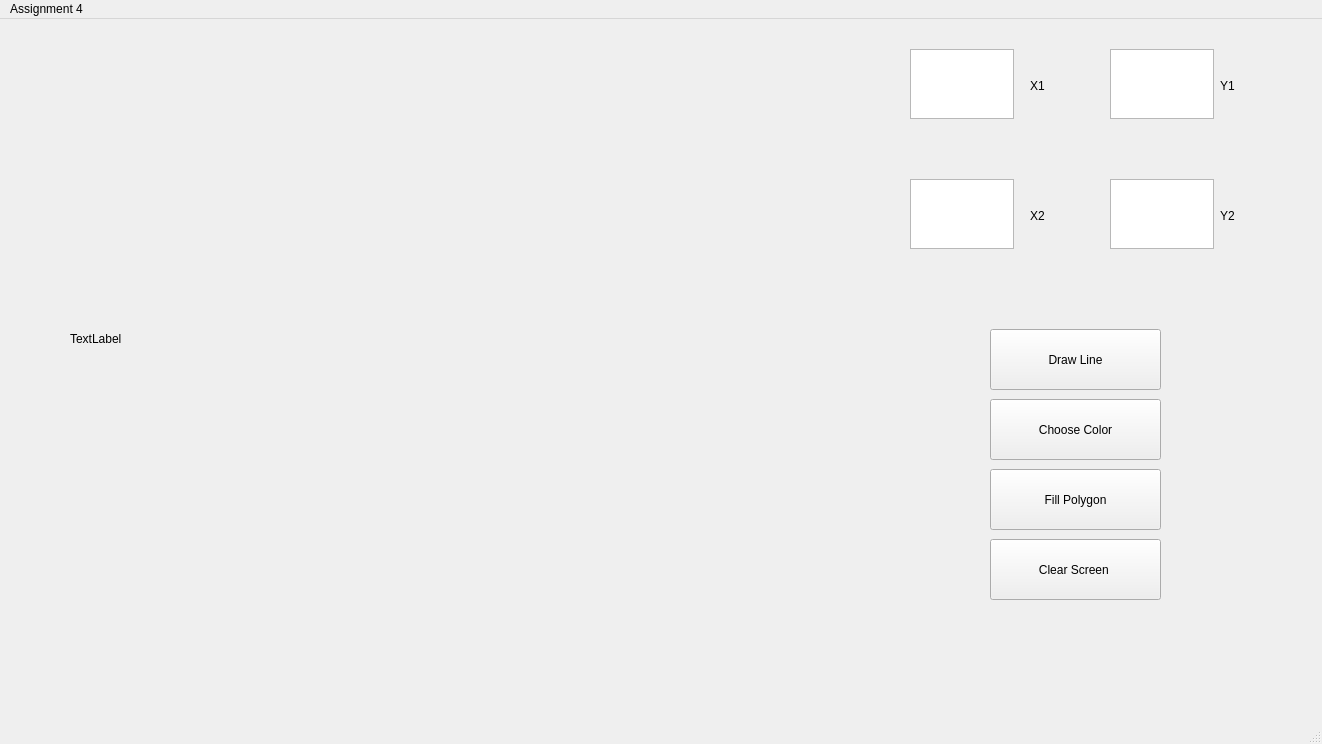
<?xml version="1.0" encoding="UTF-8"?>
<ui version="4.0">
 <class>MainWindow</class>
 <widget class="QMainWindow" name="MainWindow">
  <property name="geometry">
   <rect>
    <x>0</x>
    <y>0</y>
    <width>1322</width>
    <height>744</height>
   </rect>
  </property>
  <property name="windowTitle">
   <string>MainWindow</string>
  </property>
  <widget class="QWidget" name="centralwidget">
   <widget class="QLabel" name="label">
    <property name="geometry">
     <rect>
      <x>70</x>
      <y>20</y>
      <width>800</width>
      <height>600</height>
     </rect>
    </property>
    <property name="text">
     <string>TextLabel</string>
    </property>
   </widget>
   <widget class="QTextEdit" name="textEdit">
    <property name="geometry">
     <rect>
      <x>910</x>
      <y>30</y>
      <width>104</width>
      <height>70</height>
     </rect>
    </property>
   </widget>
   <widget class="QTextEdit" name="textEdit_2">
    <property name="geometry">
     <rect>
      <x>1110</x>
      <y>30</y>
      <width>104</width>
      <height>70</height>
     </rect>
    </property>
   </widget>
   <widget class="QTextEdit" name="textEdit_3">
    <property name="geometry">
     <rect>
      <x>910</x>
      <y>160</y>
      <width>104</width>
      <height>70</height>
     </rect>
    </property>
   </widget>
   <widget class="QTextEdit" name="textEdit_4">
    <property name="geometry">
     <rect>
      <x>1110</x>
      <y>160</y>
      <width>104</width>
      <height>70</height>
     </rect>
    </property>
   </widget>
   <widget class="QPushButton" name="pushButton">
    <property name="geometry">
     <rect>
      <x>990</x>
      <y>380</y>
      <width>171</width>
      <height>61</height>
     </rect>
    </property>
    <property name="text">
     <string>Choose Color</string>
    </property>
   </widget>
   <widget class="QPushButton" name="pushButton_2">
    <property name="geometry">
     <rect>
      <x>990</x>
      <y>450</y>
      <width>171</width>
      <height>61</height>
     </rect>
    </property>
    <property name="text">
     <string>Fill Polygon</string>
    </property>
   </widget>
   <widget class="QLabel" name="label_2">
    <property name="geometry">
     <rect>
      <x>1030</x>
      <y>60</y>
      <width>47</width>
      <height>13</height>
     </rect>
    </property>
    <property name="text">
     <string>X1</string>
    </property>
   </widget>
   <widget class="QLabel" name="label_3">
    <property name="geometry">
     <rect>
      <x>1220</x>
      <y>60</y>
      <width>47</width>
      <height>13</height>
     </rect>
    </property>
    <property name="text">
     <string>Y1</string>
    </property>
   </widget>
   <widget class="QLabel" name="label_4">
    <property name="geometry">
     <rect>
      <x>1030</x>
      <y>190</y>
      <width>47</width>
      <height>13</height>
     </rect>
    </property>
    <property name="text">
     <string>X2</string>
    </property>
   </widget>
   <widget class="QLabel" name="label_5">
    <property name="geometry">
     <rect>
      <x>1220</x>
      <y>190</y>
      <width>47</width>
      <height>13</height>
     </rect>
    </property>
    <property name="text">
     <string>Y2</string>
    </property>
   </widget>
   <widget class="QPushButton" name="pushButton_3">
    <property name="geometry">
     <rect>
      <x>990</x>
      <y>520</y>
      <width>171</width>
      <height>61</height>
     </rect>
    </property>
    <property name="text">
     <string>Clear Screen </string>
    </property>
   </widget>
   <widget class="QPushButton" name="pushButton_4">
    <property name="geometry">
     <rect>
      <x>990</x>
      <y>310</y>
      <width>171</width>
      <height>61</height>
     </rect>
    </property>
    <property name="text">
     <string>Draw Line</string>
    </property>
   </widget>
  </widget>
  <widget class="QMenuBar" name="menubar">
   <property name="geometry">
    <rect>
     <x>0</x>
     <y>0</y>
     <width>1322</width>
     <height>20</height>
    </rect>
   </property>
   <widget class="QMenu" name="menuAssignment_4">
    <property name="title">
     <string>Assignment 4</string>
    </property>
   </widget>
   <addaction name="menuAssignment_4"/>
  </widget>
  <widget class="QStatusBar" name="statusbar"/>
 </widget>
 <resources/>
 <connections/>
</ui>
